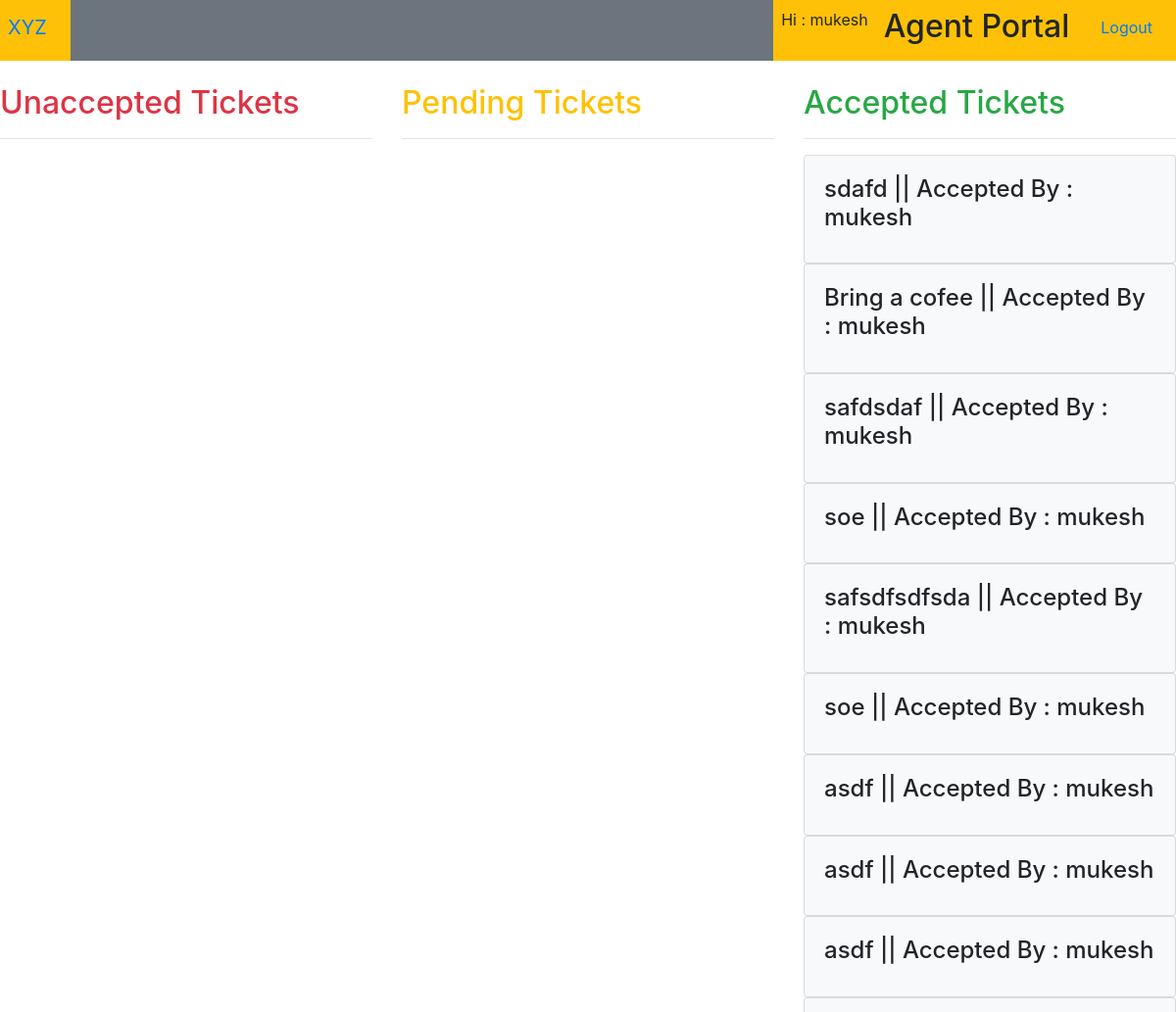
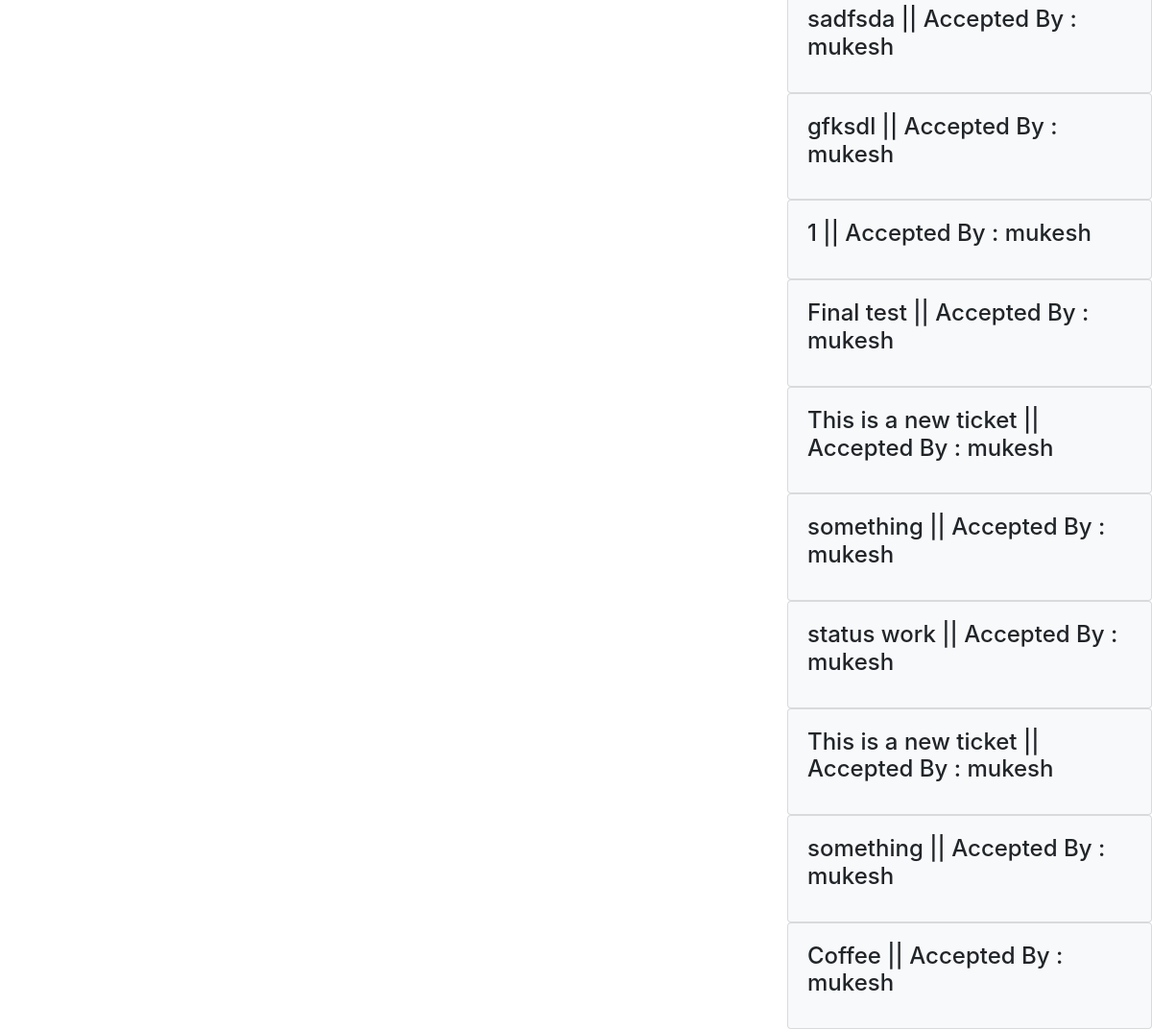
The page /home/ (signed in) on the database its author committed (2 pictures, top to bottom).
### ticket_system/models.py (models this page shows, shortened)
class AcceptedTickets(models.Model):
    acceptedBy = models.ForeignKey('auth.User',on_delete=models.CASCADE)
    ticket = models.ForeignKey(Tickets,on_delete = models.CASCADE)

class Tickets(models.Model):
    subject = models.CharField(max_length=100)
    description = models.TextField()
    department = models.CharField(max_length=20)
    priority = models.CharField(max_length=10)
    seat  = models.CharField(max_length=4)
    status = models.IntegerField(default=0)
    userName = models.ForeignKey('auth.User',on_delete = models.CASCADE)

### ticket_system/views.py (the view, shortened to what this page needs)
# urls.py: path('home/',HomePageView.as_view(),name='Home'),
class HomePageView(LoginRequiredMixin,ListView):
    print("HomePageView")
    def get(self, request):
        if request.user.is_staff :
            context_data = {'unaccepted_tickets':Tickets.objects.all(),'accepted_tickets':AcceptedTickets.objects.filter(acceptedBy_id = request.user.id)}
            return render(request,'agent_dashboard.html',context_data)
        else:
            context_data = {'tickets':Tickets.objects.filter(userName_id = request.user.id)}
            return render(request,'home.html',context_data)

### templates/agent_dashboard.html (shortened to what this page needs)
{% extends 'base.html' %}
{% block header %}
{% if user.is_authenticated and user.is_staff %}
    <div class="d-flex bg-secondary">
        <div class="p-2 bg-warning">
           <a class="navbar-brand" href="{% url 'Home' %}">XYZ</a>
       </div>
        <div class="p-2  ml-auto bg-warning">
                <p>
                Hi : {{ user.username }}
                </p>
         </div>
         <div class="p-2 bg-warning"><h2>Agent Portal</h2></div>
         <div class="p-2 bg-warning"> <a class="nav-link" href="{% url 'logout' %}">Logout</a></div>
      </div>
      {%  endif %}
{% endblock header %}
{% block content %}
{% if user.is_authenticated and user.is_staff %}
<div class="row">
  <div class="col"><br>
                  <h2 class="text-danger"> Unaccepted Tickets </h2><hr>
  </div>
  <div class="col"><br>
                  <h2 class="text-warning"> Pending Tickets </h2><hr>
  </div>
  <div class="col"><br>
                <h2 class="text-success">Accepted Tickets </h2><hr>
                {% for each in accepted_tickets reversed %}
                <div class="card bg-light">
                  <div class="card-body">
                    <h4 class="card-title">{{ each.ticket.subject }} || Accepted By : {{ each.acceptedBy }}</h4>
                  </div>
                </div>
                {% endfor %}
                {%  endif %}
  </div>
</div>
{% endblock content %}

### templates/base.html (shortened to what this page needs)
{%  load static %}
<html lang="en">
<head>
    <link rel="stylesheet" href="https://maxcdn.bootstrapcdn.com/bootstrap/4.4.1/css/bootstrap.min.css">
</head>
<body>
<header>
    {% block header %}
    {% endblock header %}
</header>
{% block content %}
{% endblock content %}
</body>
</html>

### rows shown on the page
AcceptedTickets: ticket.subject "sdafd", acceptedBy "mukesh"
AcceptedTickets: ticket.subject "Bring a cofee", acceptedBy "mukesh"
AcceptedTickets: ticket.subject "safdsdaf", acceptedBy "mukesh"
AcceptedTickets: ticket.subject "soe", acceptedBy "mukesh"
AcceptedTickets: ticket.subject "safsdfsdfsda", acceptedBy "mukesh"
AcceptedTickets: ticket.subject "soe", acceptedBy "mukesh"
AcceptedTickets: ticket.subject "asdf", acceptedBy "mukesh"
AcceptedTickets: ticket.subject "asdf", acceptedBy "mukesh"
AcceptedTickets: ticket.subject "asdf", acceptedBy "mukesh"
AcceptedTickets: ticket.subject "sadfsda", acceptedBy "mukesh"
AcceptedTickets: ticket.subject "gfksdl", acceptedBy "mukesh"
AcceptedTickets: ticket.subject "1", acceptedBy "mukesh"
AcceptedTickets: ticket.subject "Final test", acceptedBy "mukesh"
AcceptedTickets: ticket.subject "This is a new ticket", acceptedBy "mukesh"
AcceptedTickets: ticket.subject "something", acceptedBy "mukesh"
AcceptedTickets: ticket.subject "status work", acceptedBy "mukesh"
AcceptedTickets: ticket.subject "This is a new ticket", acceptedBy "mukesh"
AcceptedTickets: ticket.subject "something", acceptedBy "mukesh"
AcceptedTickets: ticket.subject "Coffee", acceptedBy "mukesh"

### other values the page prints
{{ user.username }} "mukesh"
